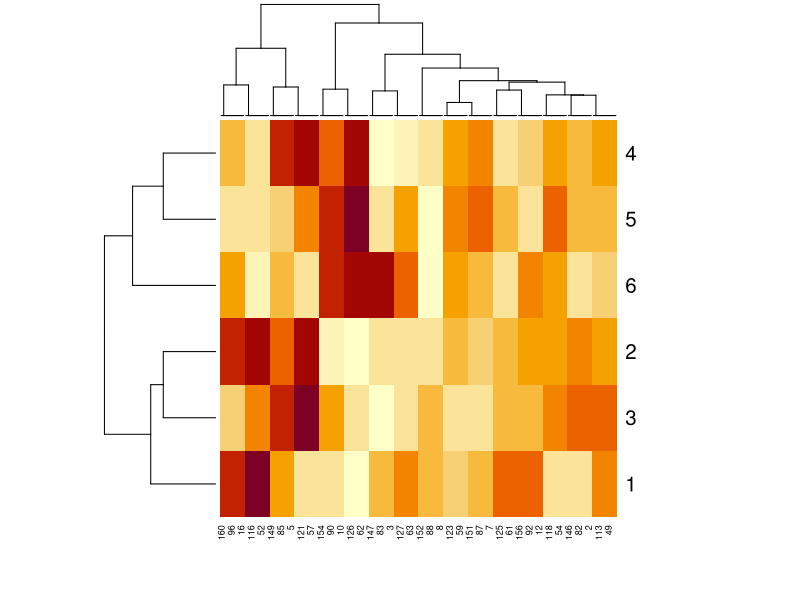
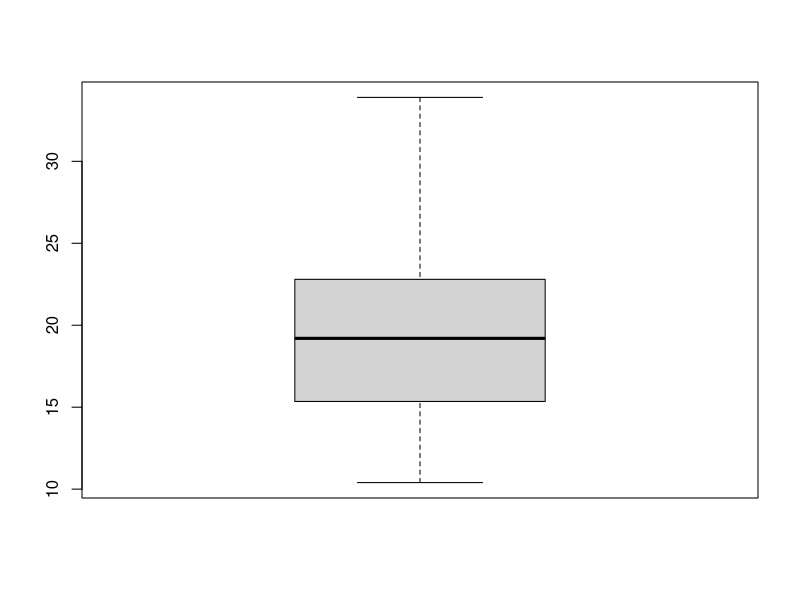
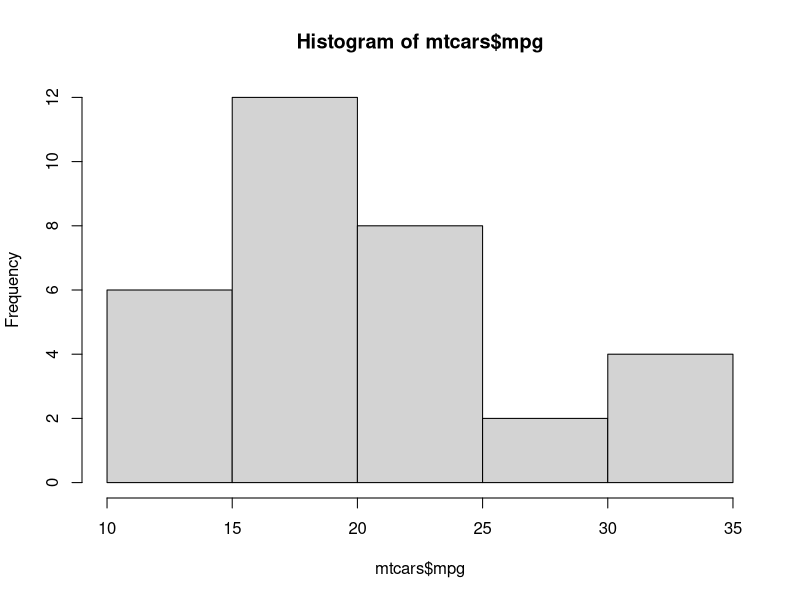

R code for these plots, in order:
## ---- chunk 1
    data <- matrix(mtcars$mpg, mtcars$cyl, mtcars$disp)
    heatmap(data)
## ---- chunk 2
    boxplot(mtcars$mpg)
## ---- chunk 3
    hist(mtcars$mpg)
